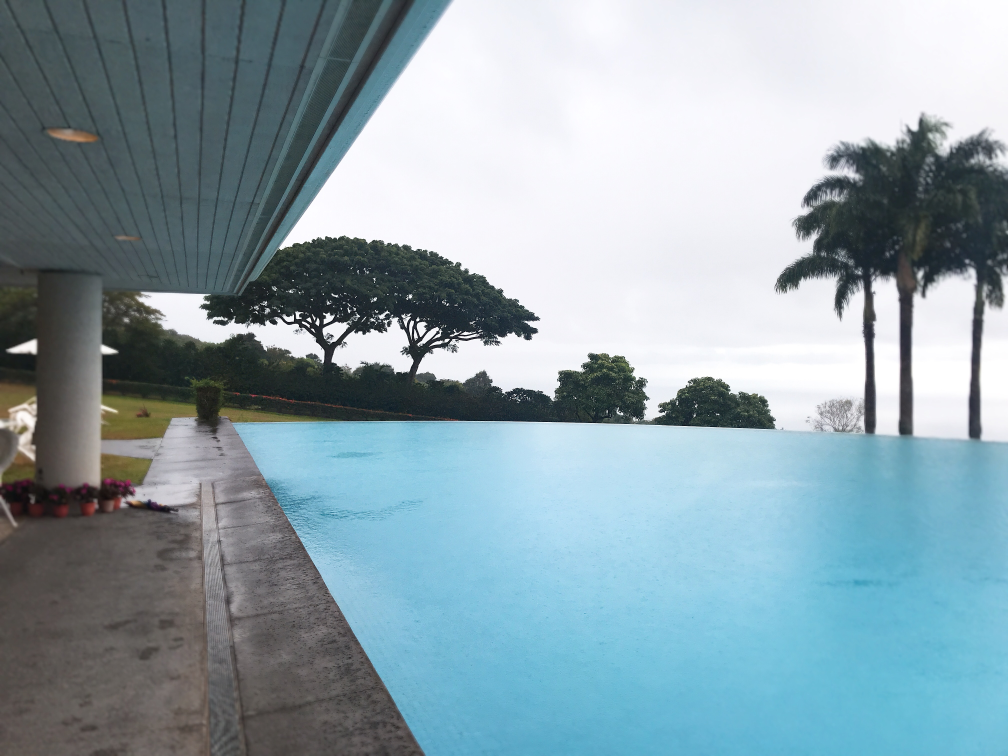
#> input picture 실습자료/pool.jpg, 4032 x 3024 px (shown at 1/4 size)
$ jupyter execute --allow-errors '12week_sat_이미지분석.ipynb'   (shell and % lines are left out)
#> lines starting #> are read from the running program, lines starting #| are printed output that depends on the picture; after the words box and inside, x2 and y2 are one past the last pixel; in counts of white or black regions, pixels touching at a corner belong together
[cell 1]
import numpy as np
import pandas as pd
import matplotlib.pyplot as plt
import matplotlib as mpl
import seaborn as sns
import korean_language

[cell 2]
2**3

[cell 3]
import cv2

[cell 4]
img = cv2.imread('./pool.jpg')
#> img is the input picture: shape (3024, 4032, 3); mean B, G, R 170.1, 161.5, 140.4

[cell 5]
img.shape
#> Out = (3024, 4032, 3)

[cell 6]
img[1].shape
#> Out = (4032, 3)

[cell 7]
type(img)

[cell 8]
img[0:1,0:1]
#> Out = [[87, 86, 76]]

[cell 9]
img[3023][4031]
#> Out = [202, 178, 102]

[cell 10]
img[3023,4031]
#> Out = [202, 178, 102]

[cell 11]
plt.imshow(cv2.cvtColor(img,cv2.COLOR_BGR2RGB))

[cell 12]
plt.imshow(cv2.cvtColor(img, cv2.COLOR_BGR2GRAY), cmap='gray')

[cell 13]
kernel = np.array([[0,-1,0],
                   [-1,5,-1],
                   [0,-1,0]])

[cell 14]
img2 = cv2.cvtColor(img, cv2.COLOR_BGR2GRAY)
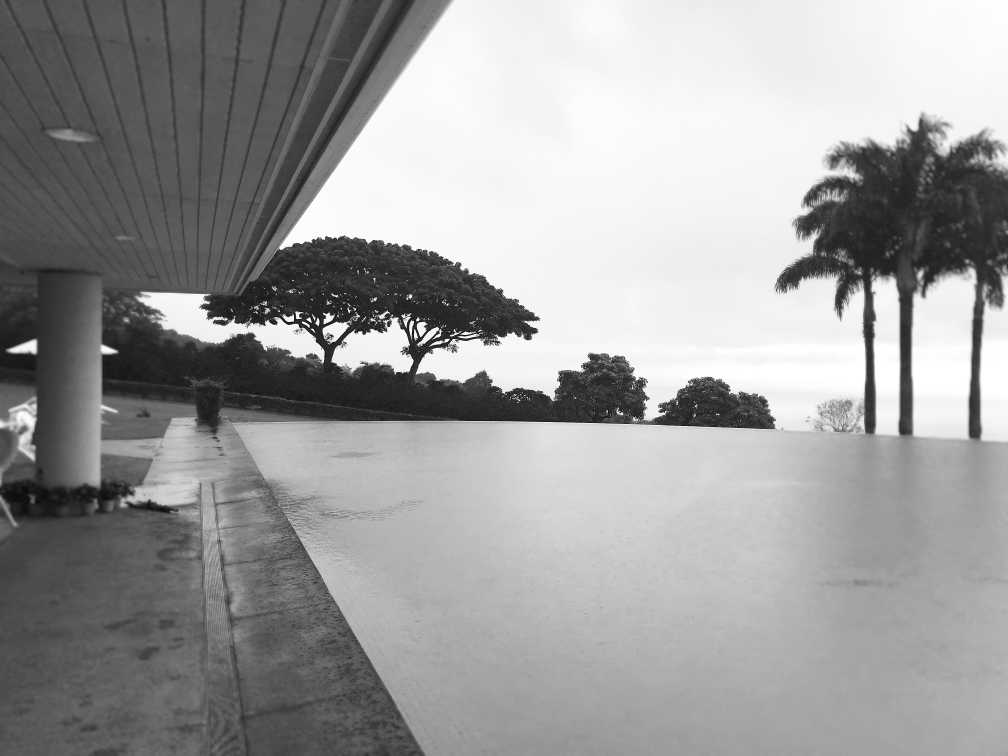
#> img2: shape (3024, 4032) (shown at 1/4 size); min 0, max 255, mean 156.1
shap = cv2.filter2D(img2,-1, kernel)
plt.imshow(shap, cmap='gray')

[cell 15]
median_v = np.median(img2)
#> median_v = 166

[cell 16]
np.median(img2)
#> Out = 166

[cell 17]
lwr = int(max(0, (1.0 -0.33) * median_v))
#> lwr = 111
upp = int(max(255, (1.0  + 0.33) * median_v))
#> upp = 255
lwr, upp
#> Out = (111, 255)

[cell 18]
img_canny = cv2.Canny(img2,lwr, upp)
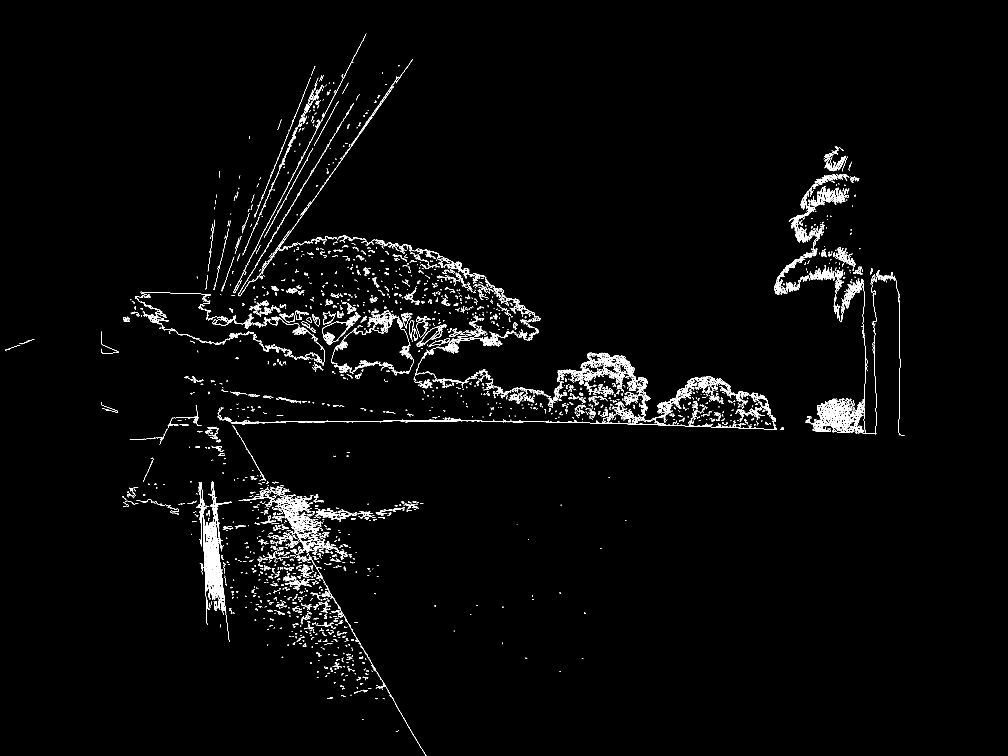
#> img_canny: shape (3024, 4032) (shown at 1/4 size); 1.3% white in thin lines or dots, all inside (x1, y1, x2, y2) = (22, 134, 3619, 3024)
plt.imshow(img_canny, cmap='gray')
plt.show()

[cell 19]
img_canny = cv2.Canny(img2,lwr, upp)
plt.imshow(img_canny)
plt.show()

### 얼굴인식
#### haar-like
#### 사람얼굴에는 공통된 특징이 있어서 모든 사람의 눈 코 입 부분의 명암이 매우 유사한 패턴을 가짐
#### cascade방식 : 사람얼굴 고유의 특징을 데이터베이스화하여 이미지에서 추출하는 방법 사용
#### - 전체 특징을 여러 분류기 단계로 그룹화 단계별로 하나씩 적용

### 얼굴검출 모델 생성

[cell 20]
cascade_file = 'haar.xml'
ccade = cv2.CascadeClassifier(cascade_file)

[cell 21]
img = cv2.imread('./family.jpg')
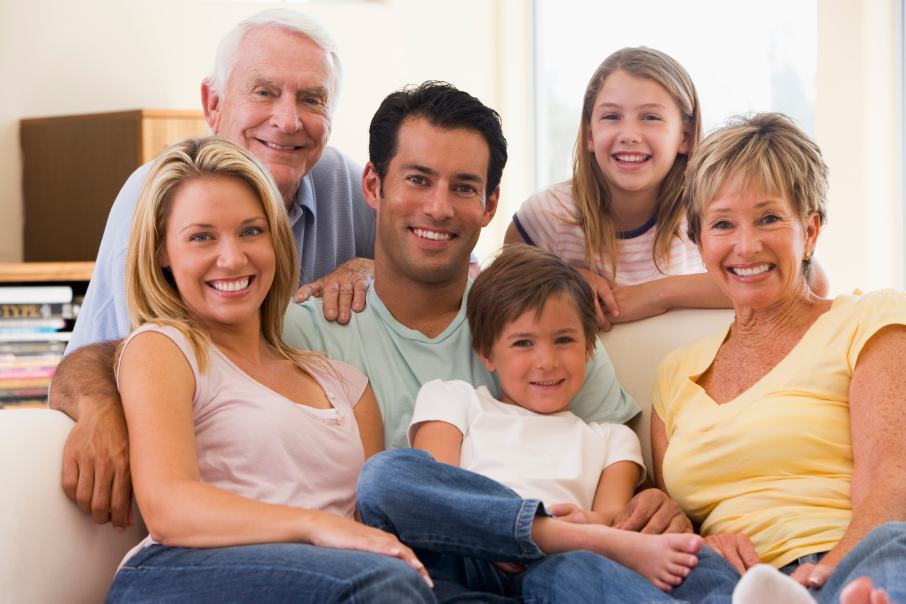
#> input picture 실습자료/family.jpg, 2716 x 1810 px (shown at 1/3 size)
#> img is the input picture: shape (1810, 2716, 3); mean B, G, R 139.1, 153.6, 183.5

[cell 22]
plt.imshow(cv2.cvtColor(img, cv2.COLOR_BGR2RGB))
plt.show()

[cell 23]
img_gray = cv2.cvtColor(img, cv2.COLOR_BGR2GRAY)
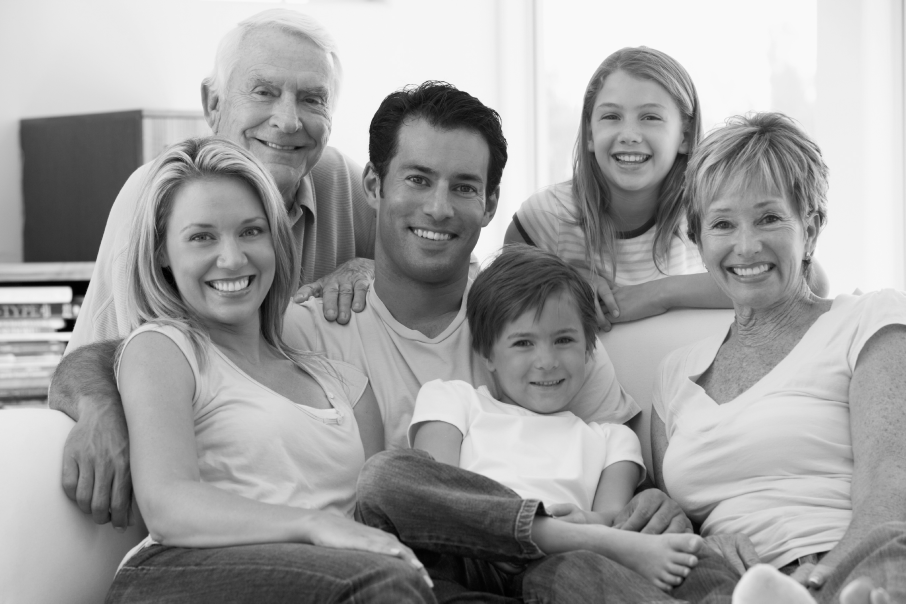
#> img_gray: shape (1810, 2716) (shown at 1/3 size); min 0, max 253, mean 160.9

### detectMultiScale : 사람얼굴을 검출한 사각형 좌표값(시작점(좌,우),  너비, 높이)을 반환

[cell 24]
face_list = ccade.detectMultiScale(img_gray, minSize=(150,150))
#> face_list = [[1736, 231, 313, 313], [1472, 906, 322, 322], [1126, 393, 401, 401], [2065, 535, 352, 352], [482, 551, 396, 396], [676, 144, 381, 381]]

[cell 25]
face_list
#> Out has the same summary as face_list

[cell 26]
for x,y ,w,h in face_list:
    print('얼굴 좌표 : ',x,y,w,h)
    red = (0,255,0)
    cv2.rectangle(img, (x,y), (x+w, y+h), red, thickness=20)
#> this loop made 6 passes
#| 얼굴 좌표 :  1736 231 313 313
#| 얼굴 좌표 :  1472 906 322 322
#| 얼굴 좌표 :  1126 393 401 401
#| 얼굴 좌표 :  2065 535 352 352
#| 얼굴 좌표 :  482 551 396 396
#| 얼굴 좌표 :  676 144 381 381
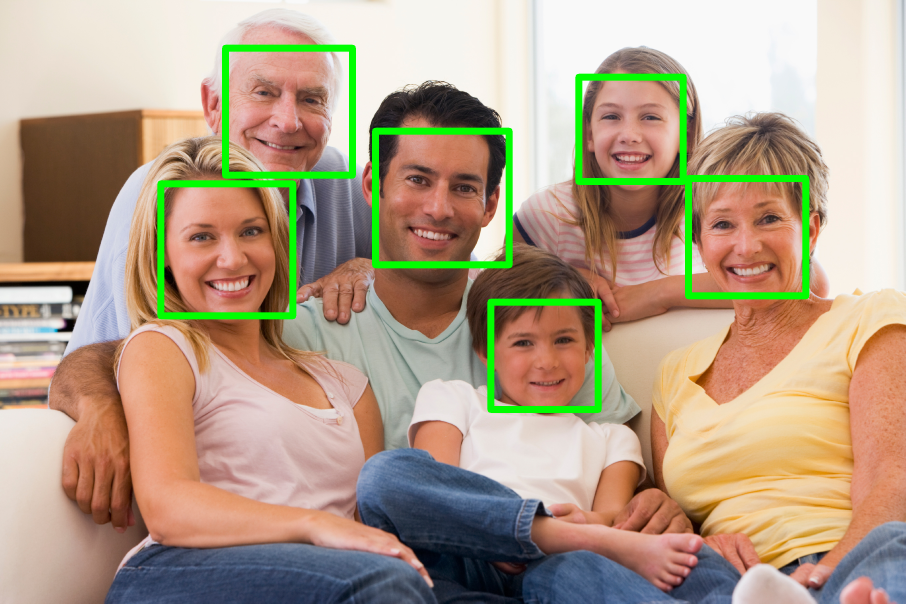
#> img: shape (1810, 2716, 3) (shown at 1/3 size); mean B, G, R 135, 158.4, 177.4

cv2.imwrite('face-detect.png', img)
plt.imshow(cv2.cvtColor(img, cv2.COLOR_BGR2RGB))
plt.show()

[cell 27]
for x,y ,w,h in face_list:
    print('얼굴 좌표 : ',x,y,w,h)
    red = (0,0,255)
    cv2.rectangle(img, (x,y), (x+w, y+h), red, thickness=20)

### 일부분 슬라이싱 처리

[cell 28]
slice = img_gray[y:y+h, x:x+w]
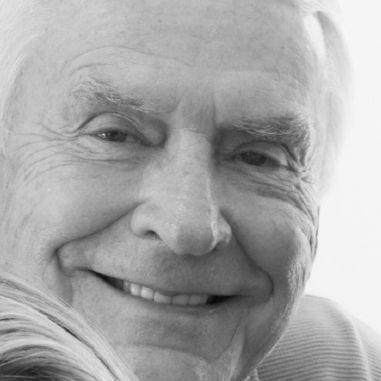
#> slice: shape (381, 381); min 6, max 246, mean 167.2
slice

[cell 29]
cv2.imwrite('face-pickup.png', slice)
plt.imshow(img_gray, cmap='gray')
plt.show()

#> (a cell that did not finish here is left out)

### 얼굴 모자이크 처리

[cell 31]
def mosaic(img, rect, size):
    # 모자이크 적용할 부분 추출
    (x1, y1, x2, y2) = rect # 사각형 위치(x1 : x시작점, x2 : x끝점, y1 : y시작점, y2 : y끝점)
    w = x2 - x1
    h = y2 - y1
    i_rect = img[y1:y2, x1:x2] # 자른 이미지를 저장

    #축소하고 확대
    i_small = cv2.resize(i_rect, (size,size))
    i_mos = cv2.resize(i_small, (w,h), interpolation = cv2.INTER_AREA)

    # 모자이크 적용하기
    img2 = img.copy()
    img2[y1:y2, x1:x2] = i_mos
    return img2

[cell 32]
for x,y ,w,h in face_list:
    img = mosaic(img, (x,y, x+w, y+h), 10)
#> this loop made 6 passes
#> (x, y, x1 in mosaic, y1 in mosaic, x2 in mosaic, y2 in mosaic) on passes 1 to 6: (1736, 231, 1736, 231, 2049, 544), (1472, 906, 1472, 906, 1794, 1228), (1126, 393, 1126, 393, 1527, 794), (2065, 535, 2065, 535, 2417, 887), (482, 551, 482, 551, 878, 947), (676, 144, 676, 144, 1057, 525)
#> pass 1, in mosaic, `i_mos = cv2.resize(i_small, (w,h), interpolation = cv2.INTER_AREA)`:
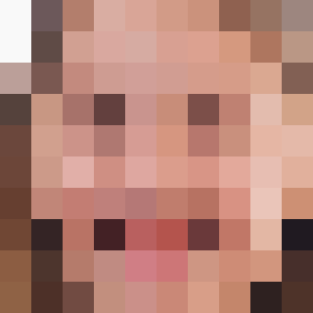
#> i_mos: shape (313, 313, 3); mean of channels 0, 1, 2 117, 129.5, 178.8; drawn as B, G, R
#> pass 2, in mosaic (call 2), `i_rect = img[y1:y2, x1:x2]`:
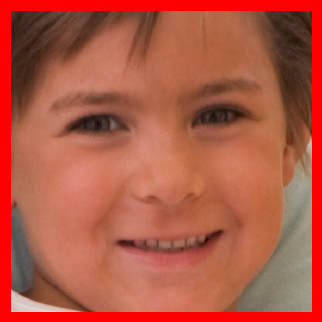
#> i_rect: shape (322, 322, 3); mean B, G, R 67.7, 88, 175.7

[cell 33]
cv2.imwrite('face-mosaic.png', img)
plt.imshow(cv2.cvtColor(img, cv2.COLOR_BGR2RGB))
plt.show()

### 손글씨 숫자 인식

[cell 34]
from sklearn.datasets import load_digits

[cell 35]
digit = load_digits()

[cell 36]
plt.imshow(digit.images[1], cmap='gray')
plt.show()

[cell 37]
print(digit.images[1])

[cell 38]
for i in range(15):
    plt.subplot(3,5,i+1)
    plt.axis('off')
    plt.title(str(digit.target[i]))
    plt.imshow(digit.images[i],cmap='gray')
plt.show()
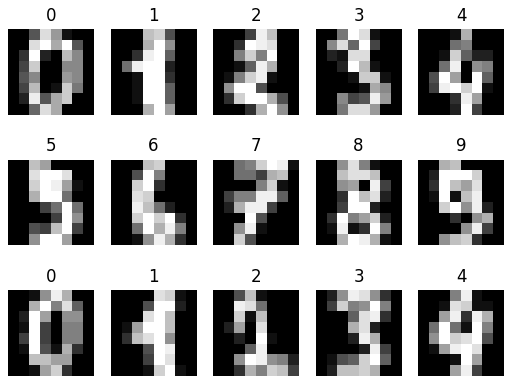
#> figure drawn by matplotlib, 15 panels

[cell 39]
from sklearn.model_selection import train_test_split
from sklearn import datasets, svm, metrics
from sklearn.metrics import accuracy_score

[cell 40]
x = digit.data
x = x.reshape(-1,64)
y = digit.target
y.shape,x.shape

[cell 41]
x[0:2]

[cell 42]
train_x, test_x, train_y, test_y = train_test_split(x,y, test_size=0.25)

[cell 43]
svc = svm.LinearSVC()
svc.fit(train_x, train_y)

[cell 44]
y_pred = svc.predict(test_x)

[cell 45]
print(accuracy_score(test_y, y_pred))

### 모델저장

[cell 46]
import joblib

[cell 47]
joblib.dump(svc, 'digits.pkl')

[cell 48]
def pred_digit(file):
    model = joblib.load('./digits.pkl')

    my_img = cv2.imread(file)
    my_img = cv2.cvtColor(my_img, cv2.COLOR_BGR2GRAY)
    my_img = cv2.resize(my_img, (8,8))  # 입력한 이미지의 크기를 조정
    my_img = 15 - my_img // 16  # 이미지 픽셀 값(0~255 사이의 값)을 0~16사이의 값으로 변환하고 그결과값을 15로 빼서 색상을 반전

    my_img = my_img.reshape(-1,64)
    res = model.predict(my_img)
    return res[0]

[cell 49]
img = cv2.imread('./digit3.png')
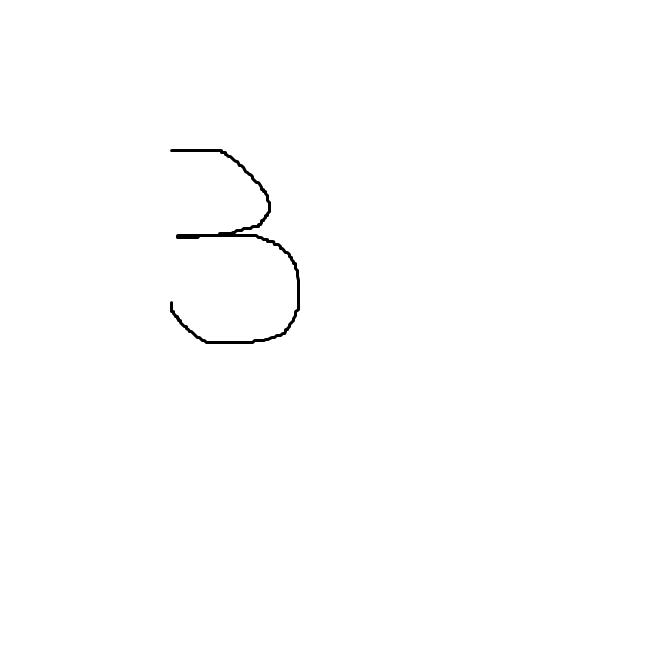
#> input picture 실습자료/digit3.png, 664 x 648 px
#> img is the input picture: shape (648, 664, 3); min 0, max 255, mean 254
plt.imshow(cv2.cvtColor(img, cv2.COLOR_BGR2RGB))
plt.show()

[cell 50]
img = cv2.imread('./digit4.png')
#> (the rest of this cell did not finish here and is left out)

[cell 51]
img = cv2.imread('./digit4.png')
#> (the rest of this cell did not finish here and is left out)

[cell 52]
img = cv2.imread('./digit7.png')
#> (the rest of this cell did not finish here and is left out)

### 이미지 윤곽 추출 & 숫자인식
#### opencv findContours() : 이미지 윤곽 추출
#### - 이미지 읽어오기 > 그레이스케일 > 노이즈제거를 위해 블러 처리

[cell 53]
img = cv2.imread('./im-circle.png')
#> (the rest of this cell did not finish here and is left out)

#### 흑백으로 변환

#> (a cell that did not finish here is left out)

#### GaussianBlur( 이미지, 윈도우크기, 표준편차) - 노이즈를 제거하기 위함

#> (a cell that did not finish here is left out)

#> (a cell that did not finish here is left out)

[cell 57]
plt.subplot(1,2,1)
plt.imshow(img2, cmap='gray')

#> (a cell that did not finish here is left out)

### https://docs.opencv.org/3.4/d7/d4d/tutorial_py_thresholding.html
#### cv2.findContours(image, mode, method, contours=None, hierarchy=None, offset=None) -> contours, hierarchy  결과를 두개 반환
#### - image: 입력 영상. non-zero 픽셀을 객체로 간주함.
#### - mode: 외곽선 검출 모드. cv2.RETR_로 시작하는 상수.
#### - method: 외곽선 근사화 방법. cv2.CHAIN_APPROX_로 시작하는 상수.
#### - contours: 검출된 외곽선 좌표. numpy.ndarray로 구성된 리스트. len(contours)=전체 외곽선 개수(N). contours[i].shape=(K, 1, 2). contours[i].dtype=numpy.int32.
#### - hierarchy: 외곽선 계층 정보. numpy.ndarray. shape=(1, N, 4). dtype=numpy.int32. hierarchy[0, i, 0] ~ hierarchy[0, i, 3]이 순서대로 next, prev, child, parent 외곽선 인덱스를 가리킴. 해당 외곽선이 없으면 -1.
#### - offset: 좌표 값 이동 옵셋. 기본값은 (0, 0).

[cell 59]
cnts, ret1 = cv2.findContours(img2, cv2.RETR_LIST, cv2.CHAIN_APPROX_SIMPLE)
#> cnts = 159 contours, 158 with area under 20; largest, box (x1, y1, x2, y2) and area: (0, 0, 4032, 3024) 12185713; ret1 = 159 rows, first 6: [1, -1, -1, -1], [2, 0, -1, -1], [3, 1, -1, -1], [4, 2, -1, -1], [5, 3, -1, -1], [6, 4, -1, -1]

[cell 60]
for c in cnts:
    print('*')
    x,y,w,h = cv2.boundingRect(c)

    if w < 5 or w > 300: continue  #5보다 작거나 300보다 크면 다시 반복하고 그렇지 않으면 아래 스크립트 실행
    print(x,y,w,h)
    cv2.rectangle(img, (x,y), (x+w, y+h), (0,255,0), 2)
#> this loop made 159 passes
#> (c, x, y, w, h) on passes 1 to 3: ([[1664, 1485], [1665, 1484], [1666, 1485], [1665, 1486]], 1664, 1484, 3, 3), ([[1665, 1482], [1666, 1481], [1667, 1482], [1666, 1483]], 1665, 1481, 3, 3), ([[1667, 1478], [1668, 1477], [1669, 1478], [1668, 1479]], 1667, 1477, 3, 3)

plt.subplot(1,2,2)
#> (the rest of this cell did not finish here and is left out)
